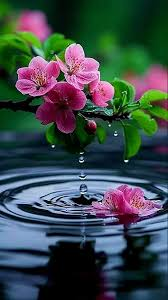
#> input picture flower.jpg, 168 x 300 px, found by its file name
$ python flip.py
#> lines starting #> are read from the running program, lines starting #| are printed output that depends on the picture
import cv2

image  = cv2.imread('D:/Python/Opencv/practice 1/flower.jpg')
#> image is the input picture: shape (300, 168, 3); mean B, G, R 73.8, 73.3, 58.5

horizontal = cv2.flip(image,0)
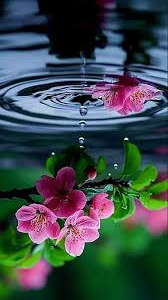
#> horizontal: shape (300, 168, 3); mean B, G, R 73.8, 73.3, 58.5
vertical = cv2.flip(image,1)
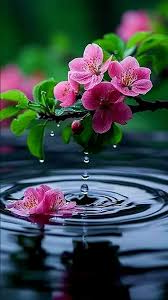
#> vertical: shape (300, 168, 3); mean B, G, R 73.8, 73.3, 58.5
both = cv2.flip(image,-1)
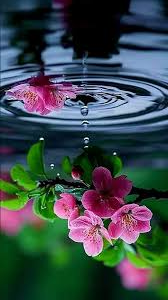
#> both: shape (300, 168, 3); mean B, G, R 73.8, 73.3, 58.5

cv2.imshow("Original",image)
cv2.imshow("horizontal",horizontal)
cv2.imshow("vertical",vertical)
cv2.imshow("both",both)

cv2.waitKey(0)
cv2.destroyAllWindows()

$ run again, with strawberry.jpg copied over flower.jpg
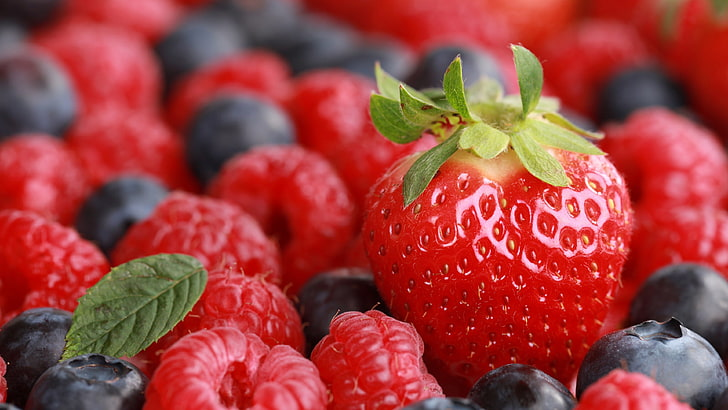
#> input picture strawberry.jpg, 728 x 410 px, found by its file name
#> image is the input picture: shape (410, 728, 3); mean B, G, R 62.7, 65.3, 158.4
#> `vertical = cv2.flip(image,1)`:
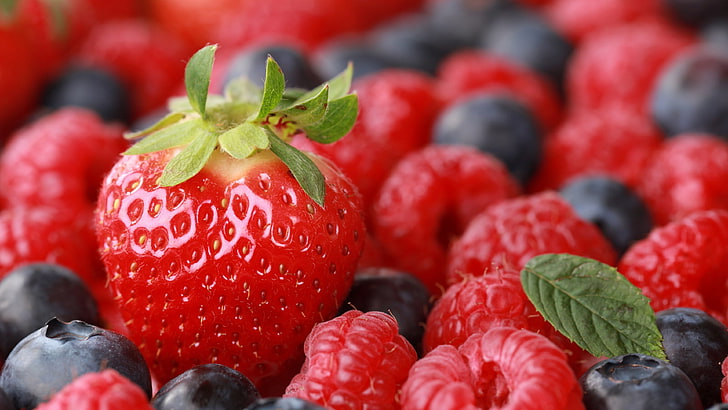
#> vertical: shape (410, 728, 3); mean B, G, R 62.7, 65.3, 158.4
#> `both = cv2.flip(image,-1)`:
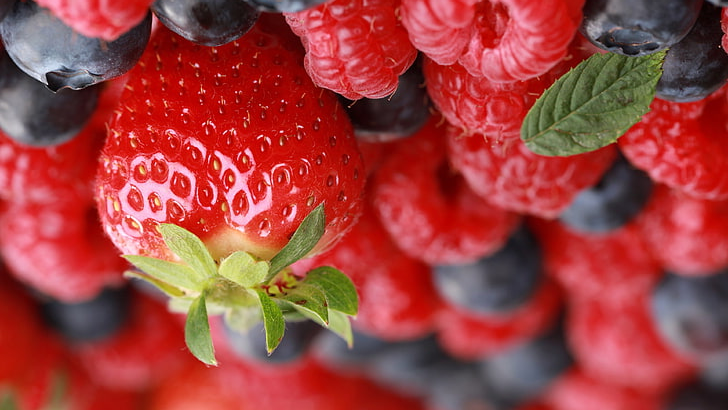
#> both: shape (410, 728, 3); mean B, G, R 62.7, 65.3, 158.4
